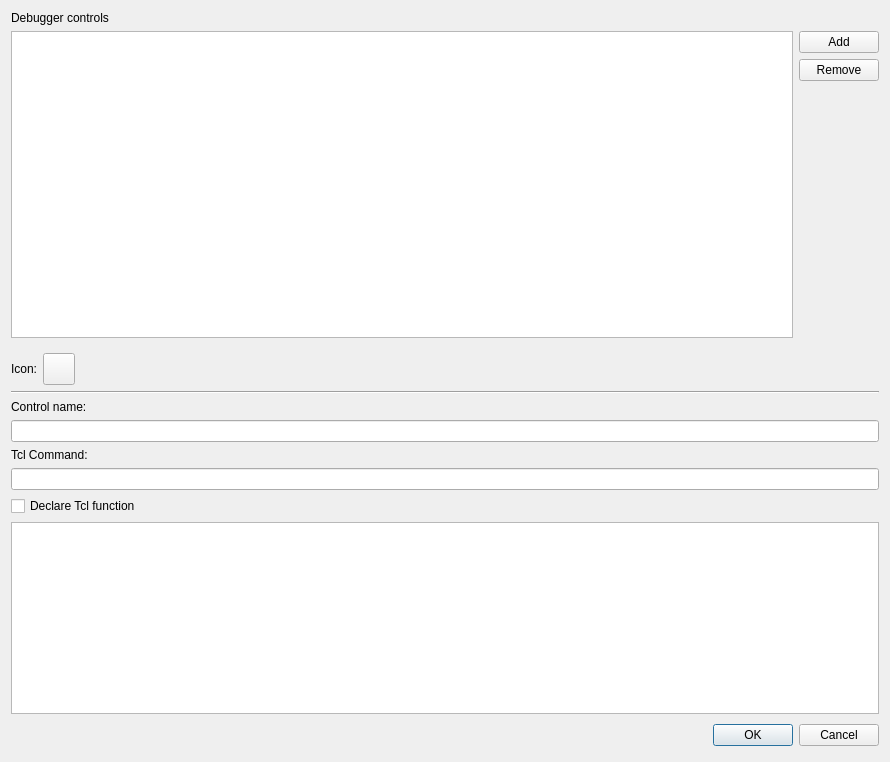
<?xml version="1.0" encoding="UTF-8"?>
<ui version="4.0">
 <class>ControlDialog</class>
 <widget class="QDialog" name="ControlDialog">
  <property name="geometry">
   <rect>
    <x>0</x>
    <y>0</y>
    <width>890</width>
    <height>762</height>
   </rect>
  </property>
  <property name="sizePolicy">
   <sizepolicy hsizetype="Preferred" vsizetype="Preferred">
    <horstretch>0</horstretch>
    <verstretch>0</verstretch>
   </sizepolicy>
  </property>
  <property name="windowTitle">
   <string>Manage control buttons</string>
  </property>
  <layout class="QVBoxLayout">
   <item>
    <layout class="QVBoxLayout">
     <property name="topMargin">
      <number>0</number>
     </property>
     <item>
      <widget class="QLabel" name="label">
       <property name="text">
        <string>Debugger controls</string>
       </property>
      </widget>
     </item>
     <item>
      <layout class="QVBoxLayout">
       <property name="spacing">
        <number>6</number>
       </property>
       <property name="topMargin">
        <number>0</number>
       </property>
       <item>
        <layout class="QHBoxLayout">
         <property name="spacing">
          <number>6</number>
         </property>
         <property name="leftMargin">
          <number>0</number>
         </property>
         <property name="topMargin">
          <number>0</number>
         </property>
         <property name="rightMargin">
          <number>0</number>
         </property>
         <property name="bottomMargin">
          <number>0</number>
         </property>
         <item>
          <widget class="QListWidget" name="controlList">
           <property name="frameShadow">
            <enum>QFrame::Sunken</enum>
           </property>
          </widget>
         </item>
         <item>
          <layout class="QVBoxLayout" name="verticalLayout_3">
           <item>
            <widget class="QPushButton" name="pushButton_2">
             <property name="text">
              <string>Add</string>
             </property>
            </widget>
           </item>
           <item>
            <widget class="QPushButton" name="pushButton_1">
             <property name="sizePolicy">
              <sizepolicy hsizetype="Preferred" vsizetype="Fixed">
               <horstretch>0</horstretch>
               <verstretch>0</verstretch>
              </sizepolicy>
             </property>
             <property name="text">
              <string>Remove</string>
             </property>
            </widget>
           </item>
           <item>
            <spacer name="verticalSpacer">
             <property name="orientation">
              <enum>Qt::Vertical</enum>
             </property>
             <property name="sizeHint" stdset="0">
              <size>
               <width>20</width>
               <height>40</height>
              </size>
             </property>
            </spacer>
           </item>
          </layout>
         </item>
        </layout>
       </item>
      </layout>
     </item>
     <item>
      <widget class="QFrame" name="frame">
       <layout class="QVBoxLayout" name="verticalLayout_2">
        <property name="spacing">
         <number>6</number>
        </property>
        <property name="leftMargin">
         <number>0</number>
        </property>
        <property name="topMargin">
         <number>0</number>
        </property>
        <property name="rightMargin">
         <number>0</number>
        </property>
        <property name="bottomMargin">
         <number>0</number>
        </property>
        <item>
         <layout class="QVBoxLayout">
          <property name="spacing">
           <number>6</number>
          </property>
          <property name="topMargin">
           <number>9</number>
          </property>
          <item>
           <widget class="QWidget" name="widget" native="true">
            <property name="sizePolicy">
             <sizepolicy hsizetype="Preferred" vsizetype="Fixed">
              <horstretch>0</horstretch>
              <verstretch>0</verstretch>
             </sizepolicy>
            </property>
            <layout class="QHBoxLayout" name="iconLayout" stretch="0,0,0">
             <property name="spacing">
              <number>6</number>
             </property>
             <property name="sizeConstraint">
              <enum>QLayout::SetDefaultConstraint</enum>
             </property>
             <property name="leftMargin">
              <number>0</number>
             </property>
             <property name="topMargin">
              <number>0</number>
             </property>
             <property name="rightMargin">
              <number>0</number>
             </property>
             <property name="bottomMargin">
              <number>0</number>
             </property>
             <item>
              <widget class="QLabel" name="label_2">
               <property name="sizePolicy">
                <sizepolicy hsizetype="Preferred" vsizetype="Preferred">
                 <horstretch>0</horstretch>
                 <verstretch>0</verstretch>
                </sizepolicy>
               </property>
               <property name="text">
                <string>Icon:</string>
               </property>
              </widget>
             </item>
             <item>
              <widget class="QPushButton" name="pushButton_3">
               <property name="sizePolicy">
                <sizepolicy hsizetype="Maximum" vsizetype="Fixed">
                 <horstretch>0</horstretch>
                 <verstretch>0</verstretch>
                </sizepolicy>
               </property>
               <property name="minimumSize">
                <size>
                 <width>32</width>
                 <height>32</height>
                </size>
               </property>
               <property name="maximumSize">
                <size>
                 <width>32</width>
                 <height>32</height>
                </size>
               </property>
               <property name="text">
                <string/>
               </property>
               <property name="flat">
                <bool>false</bool>
               </property>
              </widget>
             </item>
             <item>
              <spacer name="horizontalSpacer">
               <property name="orientation">
                <enum>Qt::Horizontal</enum>
               </property>
               <property name="sizeHint" stdset="0">
                <size>
                 <width>40</width>
                 <height>20</height>
                </size>
               </property>
              </spacer>
             </item>
            </layout>
           </widget>
          </item>
          <item>
           <widget class="Line" name="line">
            <property name="orientation">
             <enum>Qt::Horizontal</enum>
            </property>
           </widget>
          </item>
          <item>
           <widget class="QLabel" name="lblAddress">
            <property name="sizePolicy">
             <sizepolicy hsizetype="Preferred" vsizetype="Fixed">
              <horstretch>0</horstretch>
              <verstretch>0</verstretch>
             </sizepolicy>
            </property>
            <property name="text">
             <string>Control name:</string>
            </property>
           </widget>
          </item>
          <item>
           <layout class="QHBoxLayout" name="horizontalLayout">
            <item>
             <widget class="QLineEdit" name="ctrlName"/>
            </item>
           </layout>
          </item>
         </layout>
        </item>
        <item>
         <layout class="QVBoxLayout" name="verticalLayout">
          <item>
           <widget class="QLabel" name="label">
            <property name="text">
             <string>Tcl Command:</string>
            </property>
           </widget>
          </item>
          <item>
           <widget class="QLineEdit" name="tclCommand"/>
          </item>
          <item>
           <widget class="QCheckBox" name="cbTclFunction">
            <property name="text">
             <string>Declare Tcl function</string>
            </property>
           </widget>
          </item>
          <item>
           <widget class="QTextEdit" name="tclFunction">
            <property name="enabled">
             <bool>true</bool>
            </property>
            <property name="minimumSize">
             <size>
              <width>0</width>
              <height>48</height>
             </size>
            </property>
           </widget>
          </item>
         </layout>
        </item>
       </layout>
      </widget>
     </item>
    </layout>
   </item>
   <item>
    <layout class="QHBoxLayout">
     <property name="spacing">
      <number>6</number>
     </property>
     <property name="margin" stdset="0">
      <number>0</number>
     </property>
     <item>
      <spacer>
       <property name="orientation">
        <enum>Qt::Horizontal</enum>
       </property>
       <property name="sizeHint" stdset="0">
        <size>
         <width>131</width>
         <height>31</height>
        </size>
       </property>
      </spacer>
     </item>
     <item>
      <widget class="QPushButton" name="okButton">
       <property name="text">
        <string>OK</string>
       </property>
       <property name="default">
        <bool>true</bool>
       </property>
      </widget>
     </item>
     <item>
      <widget class="QPushButton" name="cancelButton">
       <property name="text">
        <string>Cancel</string>
       </property>
      </widget>
     </item>
    </layout>
   </item>
  </layout>
 </widget>
 <resources/>
 <connections/>
</ui>
